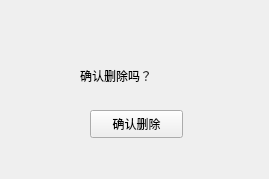
<?xml version="1.0" encoding="UTF-8"?>
<ui version="4.0">
 <class>confirm</class>
 <widget class="QWidget" name="confirm">
  <property name="geometry">
   <rect>
    <x>0</x>
    <y>0</y>
    <width>269</width>
    <height>179</height>
   </rect>
  </property>
  <property name="windowTitle">
   <string>Form</string>
  </property>
  <widget class="QPushButton" name="confirm_2">
   <property name="geometry">
    <rect>
     <x>90</x>
     <y>110</y>
     <width>93</width>
     <height>28</height>
    </rect>
   </property>
   <property name="styleSheet">
    <string notr="true">font: 12pt &quot;Arial&quot;;</string>
   </property>
   <property name="text">
    <string>确认删除</string>
   </property>
  </widget>
  <widget class="QLabel" name="label">
   <property name="geometry">
    <rect>
     <x>80</x>
     <y>50</y>
     <width>121</width>
     <height>51</height>
    </rect>
   </property>
   <property name="styleSheet">
    <string notr="true">font: 12pt &quot;Arial&quot;;</string>
   </property>
   <property name="text">
    <string>确认删除吗？</string>
   </property>
  </widget>
 </widget>
 <resources/>
 <connections/>
</ui>
